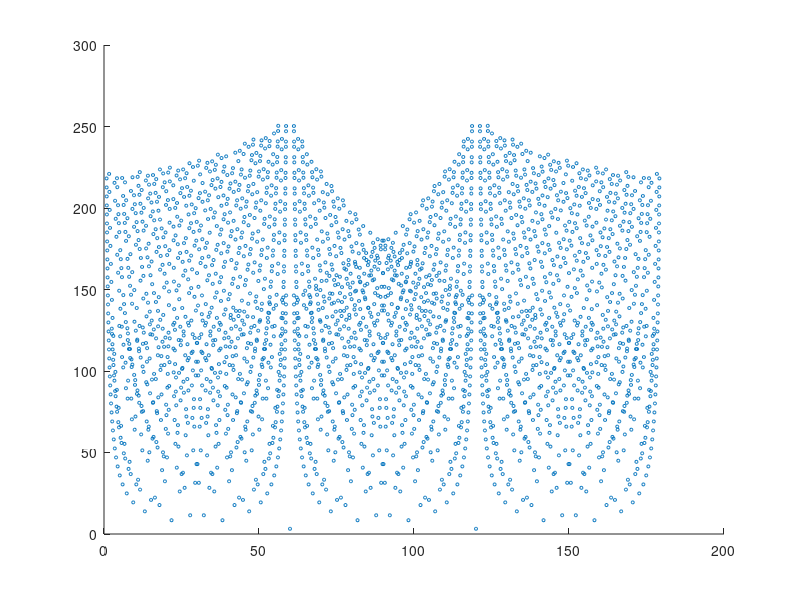
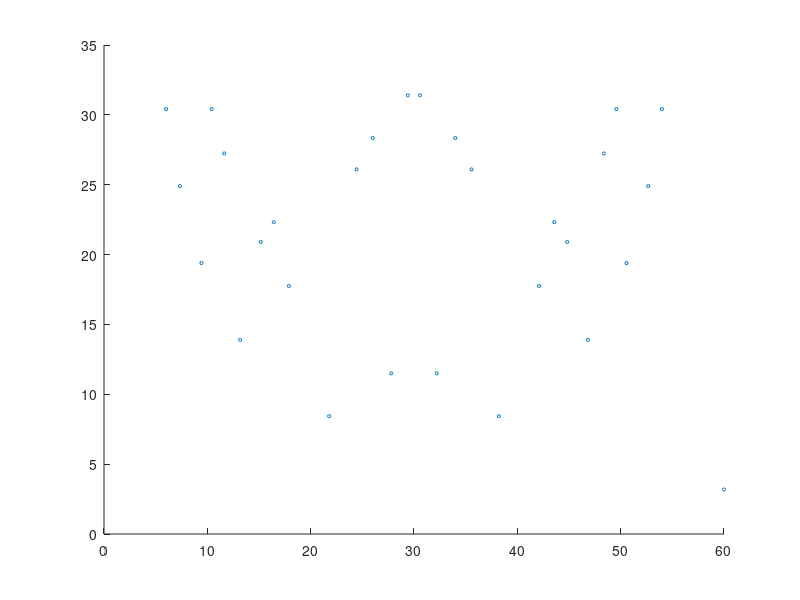
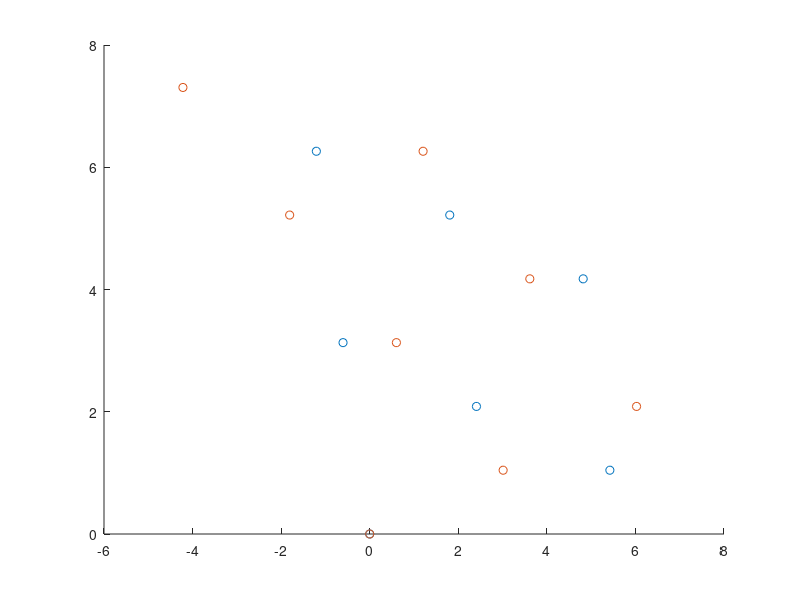

Write the MATLAB code that produced these figures, in order. (Note: this script raises an error after producing the figures.)
% Modification that should be done using this script:
% Lattice constant:         a
% Layer distance:           d,  D
% Number of layers:         numberOfLayers
% Rotation number index:    rotationNumIdx
%% Determine the supercell length
clear variables;
nMax = 40;
mMax = 40;
% Lattice Constant Database:
% VS2:
a = 3.188283699968635;
% VSe2:
% a = 3.3171310374808005;
% VTe2:
% a = 3.579672793241685;
cutMaxA = 10* a;

theta1 = zeros(nMax, mMax);
theta2 = zeros(nMax, mMax);
theta3 = zeros(nMax, mMax);
theta4 = zeros(nMax, mMax);
length1 = zeros(nMax, mMax);
length2 = zeros(nMax, mMax);
length3 = zeros(nMax, mMax);
length4 = zeros(nMax, mMax);

for numIdxN = 1: nMax
    for numIdxM = 1: mMax
        theta1(numIdxN, numIdxM) = 2*atand((2*numIdxN - 1)/(sqrt(3)* (2*numIdxM - 1)));
        theta2(numIdxN, numIdxM) = 2*atand(numIdxN/(sqrt(3)* numIdxM));
        theta3(numIdxN, numIdxM) = 2*atand((sqrt(3)* (2*numIdxM - 1))/(2*numIdxN - 1));
        theta4(numIdxN, numIdxM) = 2*atand((sqrt(3)* numIdxM)/numIdxN);
        length1(numIdxN, numIdxM) = a/2 * sqrt((2*numIdxN - 1)^2 + 3*(2*numIdxM - 1)^2);
        length2(numIdxN, numIdxM) = a* sqrt(numIdxN^2 + 3* numIdxM^2);
    end
end
length3 = length1;
length4 = length2;

[sortedTheta1, sortedIndex1] = sort(theta1(:));
[sortedn1, sortedm1] = ind2sub(size(theta1), sortedIndex1);
[sortedTheta2, sortedIndex2] = sort(theta2(:));
[sortedn2, sortedm2] = ind2sub(size(theta2), sortedIndex2);

% figure();
% hold on;
% scatter(sortedTheta1, length1(sortedIndex1), 5, 'b');
% scatter(sortedTheta2, length2(sortedIndex2), 5, 'r');
% hold off;w

thetaMix = [theta1, theta2, theta3, theta4];
lengthMix = [length1, length2, length3, length4];
[sortedThetaMix, sortedIndexMix] = sort(thetaMix(:));
[sortednMix, sortedmMix] = ind2sub(size(thetaMix), sortedIndexMix);
while ~prod(sortedmMix <= 20)
    sortedmMix(sortedmMix > 20) = sortedmMix(sortedmMix > 20) - 20;
end
% sortedMixType = nan(size(thetaMix));
sortedMixType = 1*(sortedIndexMix(:) <= (numel(thetaMix)/4)) + 2*(sortedIndexMix(:) > (numel(thetaMix)/4) & sortedIndexMix(:) <= (numel(thetaMix)/2)) ...
    + 3* (sortedIndexMix(:) > (numel(thetaMix)/2) & sortedIndexMix(:) <= (numel(thetaMix)*3/4)) + 4*(sortedIndexMix(:) > (numel(thetaMix)*3/4));

% figure;
% scatter(sortedThetaMix, lengthMix(sortedIndexMix), 5);

% [thetaMixUnique, sortedIndexMixUnique] = uniquetol(thetaMix);
[thetaMixUnique, ~] = uniquetol(thetaMix);
lengthMixUnique = nan(size(thetaMixUnique));
sortedmMixUnique = nan(size(thetaMixUnique));
sortednMixUnique = nan(size(thetaMixUnique));
sortedMixTypeUnique = nan(size(thetaMixUnique));
for numIdx = 1: length(thetaMixUnique)
    searchIndex = abs(thetaMixUnique(numIdx) -  sortedThetaMix) < 1e-8;
    lengthMixUnique(numIdx) = min(lengthMix(sortedIndexMix(searchIndex)));
    tmpIndex = searchIndex & abs(lengthMix(sortedIndexMix) - lengthMixUnique(numIdx))< 1e-8;
    sortedmMixUnique(numIdx) = sortedmMix(tmpIndex);
    sortednMixUnique(numIdx) = sortednMix(tmpIndex);
    sortedMixTypeUnique(numIdx) = sortedMixType(tmpIndex);
end

figure;
scatter(thetaMixUnique, lengthMixUnique, 5);
% plot(thetaMixUnique, lengthMixUnique);

cutIndex = lengthMixUnique < cutMaxA;
thetaMixUniqueCut = thetaMixUnique(cutIndex);
lengthMixUniqueCut = lengthMixUnique(cutIndex);
sortedmMixUniqueCut = sortedmMixUnique(cutIndex);
sortednMixUniqueCut = sortednMixUnique(cutIndex);
sortedMixTypeUniqueCut = sortedMixTypeUnique(cutIndex);

figure;
scatter(thetaMixUniqueCut, lengthMixUniqueCut, 5);
xlim([0, 60]);

% Clear variables
clear length1 length2 length3 length4 lengthMix theta1 theta2 theta3 theta4 thetaMix
clear cutMaxA mMax nMax numIdx numIdxM numIdxN tmpIndex cutIndex
clear lengthMixUnique searchIndex sortedmMix sortedMixType sortedMixTypeUnique sortedIndexMix sortedmMix sortedmMixUnique
clear sortedIndexMixUnique sortednMix sortednMixUnique sortedThetaMix thetaMixUnique
%% Generates the lattice
% a = 3.441;  % a-axies of the lattice
b = a;      % b-axies of the lattice
gamma = 120;% angle of <a, b>
sizeLattice = 21;  % Scale of the system (should be odd)

% Initialize of the variables
centerOrder = (sizeLattice + 1) ./ 2;
lattice.x = zeros(sizeLattice);
lattice.y = zeros(sizeLattice);
% Difference in x and y in the primitive cell
deltaA = [a, 0];
deltaB = [b*cosd(gamma), b*sind(gamma)];
% Set the zero of the axies
lattice.x(sizeLattice, 1) = 0;
lattice.y(sizeLattice, 1) = 0;
% Initialize the position of the center
lattice.x(centerOrder, centerOrder) = ((centerOrder - 1)*deltaA(1) + (sizeLattice - centerOrder)*deltaB(1));
lattice.y(centerOrder, centerOrder) = ((centerOrder - 1)*deltaA(2) + (sizeLattice - centerOrder)*deltaB(2));
% Calculate the distance from the center
for row = sizeLattice: -1: 1
    for column = 1: sizeLattice
        lattice.x(row, column) = ((column - 1)*deltaA(1) + (sizeLattice - row)*deltaB(1));
        lattice.y(row, column) = ((column - 1)*deltaA(2) + (sizeLattice - row)*deltaB(2));
        lattice.hoppingA(row, column) = column - centerOrder;
        lattice.hoppingB(row, column) = centerOrder - row;
    end
end
% Move the center to the axis zero
lattice.x = lattice.x - lattice.x(centerOrder, centerOrder);
lattice.y = lattice.y - lattice.y(centerOrder, centerOrder);

%% Rotation
% Construct layers
% Struct Database:
% VS2:
% d = 1.467435675425866;   % h-phase:N/A, t-phase:1.467435675425866
% D = 3.002888428993187;   % h-phase:N/A, t-phase:3.002888428993187
% VSe2:
d = 1.58106107700766;   % h-phase:1.59498653898723, t-phase:1.58106107700766
D = 3.42122839340594;   % h-phase:3.67176692979057, t-phase:3.12122839340594
% VTe2:
% d = 1.725763872572049;   % h-phase:N/A, t-phase:1.725763872572049
% D = 1.92122839340594;   % h-phase:N/A, t-phase:3.305618713378540
vacuumLength = 20;
numberOfLayers = 2;
rotationNumIdx = 10;
% for rotationNumIdx = 13: 13
rotationDegree = thetaMixUniqueCut(rotationNumIdx)/2;
supercellLattice = lengthMixUniqueCut(rotationNumIdx);
supercellBoundx = [0, supercellLattice, supercellLattice/2, -supercellLattice/2, 0];
supercellBoundy = [0, 0, sqrt(3)/2 * supercellLattice, sqrt(3)/2 * supercellLattice, 0];
offsetSe1 = [deltaA', deltaB']*[2/3; 1/3];
% offsetSe1 = [deltaA', deltaB']*[1/3; 2/3];
offsetSe2 = [deltaA', deltaB']*[1/3; 2/3];
layer{1}.Se1.x = lattice.x + offsetSe1(1);
layer{1}.Se1.y = lattice.y + offsetSe1(2);
layer{1}.Se1.z = zeros(size(lattice.x));
layer{1}.V.x = lattice.x;
layer{1}.V.y = lattice.y;
layer{1}.V.z = zeros(size(lattice.x)) + d;
layer{1}.Se2.x = lattice.x + offsetSe2(1);
layer{1}.Se2.y = lattice.y + offsetSe2(2);
layer{1}.Se2.z = zeros(size(lattice.x)) + 2*d;

layer{2} = layer{1};
layer{2}.Se1.z = layer{1}.Se1.z + D + 2*d;
layer{2}.Se2.z = layer{1}.Se2.z + D + 2*d;
layer{2}.V.z = layer{1}.V.z + D + 2*d;

% Rotation Process
for i = 1: numberOfLayers
    % layer0: counterclock; layer1: clock
    switch i
        case 1
            rotationMatrix = ...
                [cosd(rotationDegree), -sind(rotationDegree), 0; sind(rotationDegree), cosd(rotationDegree), 0; 0 0 1];
        case 2
            rotationMatrix = ...
                [cosd(-rotationDegree), -sind(-rotationDegree), 0; sind(-rotationDegree), cosd(-rotationDegree), 0; 0 0 1];
    end
    switch sortedMixTypeUniqueCut(rotationNumIdx)
        case {1, 2}
            correctMatrix = [cosd(-30), -sind(-30), 0; sind(-30), cosd(-30), 0; 0 0 1];
        case {3, 4}
            correctMatrix = [1 0 0; 0 1 0; 0 0 1];
    end
    for numIdx = 1: numel(layer{i}.V.x)
        tmpMat = [layer{i}.Se1.x(numIdx), layer{i}.Se1.y(numIdx), layer{i}.Se1.z(numIdx)]';
        tmpMat = correctMatrix * rotationMatrix * tmpMat;
        layer{i}.Se1.x(numIdx) = tmpMat(1);
        layer{i}.Se1.y(numIdx) = tmpMat(2);
        layer{i}.Se1.z(numIdx) = tmpMat(3);
        
        tmpMat = [layer{i}.Se2.x(numIdx), layer{i}.Se2.y(numIdx), layer{i}.Se2.z(numIdx)]';
        tmpMat = correctMatrix * rotationMatrix * tmpMat;
        layer{i}.Se2.x(numIdx) = tmpMat(1);
        layer{i}.Se2.y(numIdx) = tmpMat(2);
        layer{i}.Se2.z(numIdx) = tmpMat(3);
        
        tmpMat = [layer{i}.V.x(numIdx), layer{i}.V.y(numIdx), layer{i}.V.z(numIdx)]';
        tmpMat = correctMatrix * rotationMatrix * tmpMat;
        layer{i}.V.x(numIdx) = tmpMat(1);
        layer{i}.V.y(numIdx) = tmpMat(2);
        layer{i}.V.z(numIdx) = tmpMat(3);
    end
    % Cut the supercell
    layer{i}.V.inSupercell = inpolygon(layer{i}.V.x, layer{i}.V.y, supercellBoundx, supercellBoundy);
    layer{i}.Se1.inSupercell = inpolygon(layer{i}.Se1.x, layer{i}.Se1.y, supercellBoundx, supercellBoundy);
    layer{i}.Se2.inSupercell = inpolygon(layer{i}.Se2.x, layer{i}.Se2.y, supercellBoundx, supercellBoundy);
end

% 
% fig = figure;
% hold on;
% % scatter3(layer{1}.Se1.x(:), layer{1}.Se1.y(:), layer{1}.Se1.z(:), 'green');
% scatter3(layer{1}.V.x(:), layer{1}.V.y(:), layer{1}.V.z(:), 'red');
% % scatter3(layer{1}.Se2.x(:), layer{1}.Se2.y(:), layer{1}.Se2.z(:), 'green');
% % scatter3(layer{2}.Se1.x(:), layer{2}.Se1.y(:), layer{2}.Se1.z(:), 'green');
% scatter3(layer{2}.V.x(:), layer{2}.V.y(:), layer{2}.V.z(:), 'blue');
% % scatter3(layer{2}.Se2.x(:), layer{2}.Se2.y(:), layer{2}.Se2.z(:), 'green');
% hold off
% maxLim = max(abs([fig.Children.XLim, fig.Children.YLim]));
% fig.Children.XLim = [-maxLim, maxLim];
% fig.Children.YLim = [-maxLim, maxLim];

fig = figure;
hold on;
% scatter3(layer{1}.Se1.x(:), layer{1}.Se1.y(:), layer{1}.Se1.z(:), 'green');
scatter3(layer{1}.V.x(layer{1}.V.inSupercell), layer{1}.V.y(layer{1}.V.inSupercell), layer{1}.V.z(layer{1}.V.inSupercell), 'red');
% scatter3(layer{1}.Se2.x(:), layer{1}.Se2.y(:), layer{1}.Se2.z(:), 'green');
% scatter3(layer{2}.Se1.x(:), layer{2}.Se1.y(:), layer{2}.Se1.z(:), 'green');
scatter3(layer{2}.V.x(layer{2}.V.inSupercell), layer{2}.V.y(layer{2}.V.inSupercell), layer{2}.V.z(layer{2}.V.inSupercell), 'blue');
% scatter3(layer{2}.Se2.x(:), layer{2}.Se2.y(:), layer{2}.Se2.z(:), 'green');
hold off
maxLim = max(abs([fig.Children.XLim, fig.Children.YLim]));
fig.Children.XLim = [-maxLim, maxLim];
fig.Children.YLim = [-maxLim, maxLim];

% Calculate POSCAR
supercellC = vacuumLength + 4*d + D;
VatomNumber = 0;
SeatomNumber = 0;
superCell.V.x = layer{1}.V.x(layer{1}.V.inSupercell);
superCell.V.y = layer{1}.V.y(layer{1}.V.inSupercell);
superCell.V.z = layer{1}.V.z(layer{1}.V.inSupercell);
superCell.Se.x = cat(1, layer{1}.Se1.x(layer{1}.Se1.inSupercell), layer{1}.Se2.x(layer{1}.Se2.inSupercell));
superCell.Se.y = cat(1, layer{1}.Se1.y(layer{1}.Se1.inSupercell), layer{1}.Se2.y(layer{1}.Se2.inSupercell));
superCell.Se.z = cat(1, layer{1}.Se1.z(layer{1}.Se1.inSupercell), layer{1}.Se2.z(layer{1}.Se2.inSupercell));
for i = 1: numberOfLayers
    VatomNumber = VatomNumber + length(layer{i}.V.x(layer{i}.V.inSupercell));
    SeatomNumber = SeatomNumber + length(layer{i}.Se1.x(layer{i}.Se1.inSupercell)) + length(layer{i}.Se2.x(layer{i}.Se2.inSupercell));
    if i >= 2
        superCell.V.x = cat(1, superCell.V.x, layer{i}.V.x(layer{i}.V.inSupercell));
        superCell.V.y = cat(1, superCell.V.y, layer{i}.V.y(layer{i}.V.inSupercell));
        superCell.V.z = cat(1, superCell.V.z, layer{i}.V.z(layer{i}.V.inSupercell));
        superCell.Se.x = cat(1, superCell.Se.x, layer{i}.Se1.x(layer{i}.Se1.inSupercell), layer{i}.Se2.x(layer{i}.Se2.inSupercell));
        superCell.Se.y = cat(1, superCell.Se.y, layer{i}.Se1.y(layer{i}.Se1.inSupercell), layer{i}.Se2.y(layer{i}.Se2.inSupercell));
        superCell.Se.z = cat(1, superCell.Se.z, layer{i}.Se1.z(layer{i}.Se1.inSupercell), layer{i}.Se2.z(layer{i}.Se2.inSupercell));
    end
end
% Write POSCAR
fileId = fopen("POSCAR", 'w');
fprintf(fileId, "Degree: %.5f, D = %5.4f\n", thetaMixUniqueCut(rotationNumIdx), D);
fprintf(fileId, "   1.00000000000000 \n");
fprintf(fileId, "%24.15f %24.15f %24.15f\n", [supercellLattice, 0, 0]);
fprintf(fileId, "%24.15f %24.15f %24.15f\n", [-supercellLattice/2, sqrt(3)/2*supercellLattice, 0]);
fprintf(fileId, "%24.15f %24.15f %24.15f\n", [0, 0, supercellC]);
fprintf(fileId, "   V    S\n");
fprintf(fileId, "%6d %6d\n", [VatomNumber, SeatomNumber]);
fprintf(fileId, "Cartesian\n");
for numIdx = 1: VatomNumber
    fprintf(fileId, "% 18.16f % 21.16f % 21.16f\n", [superCell.V.x(numIdx), superCell.V.y(numIdx), superCell.V.z(numIdx)]);
end

for numIdx = 1: SeatomNumber
    fprintf(fileId, "% 18.16f % 21.16f % 21.16f\n", [superCell.Se.x(numIdx), superCell.Se.y(numIdx), superCell.Se.z(numIdx)]);
end
fclose(fileId);
% end
